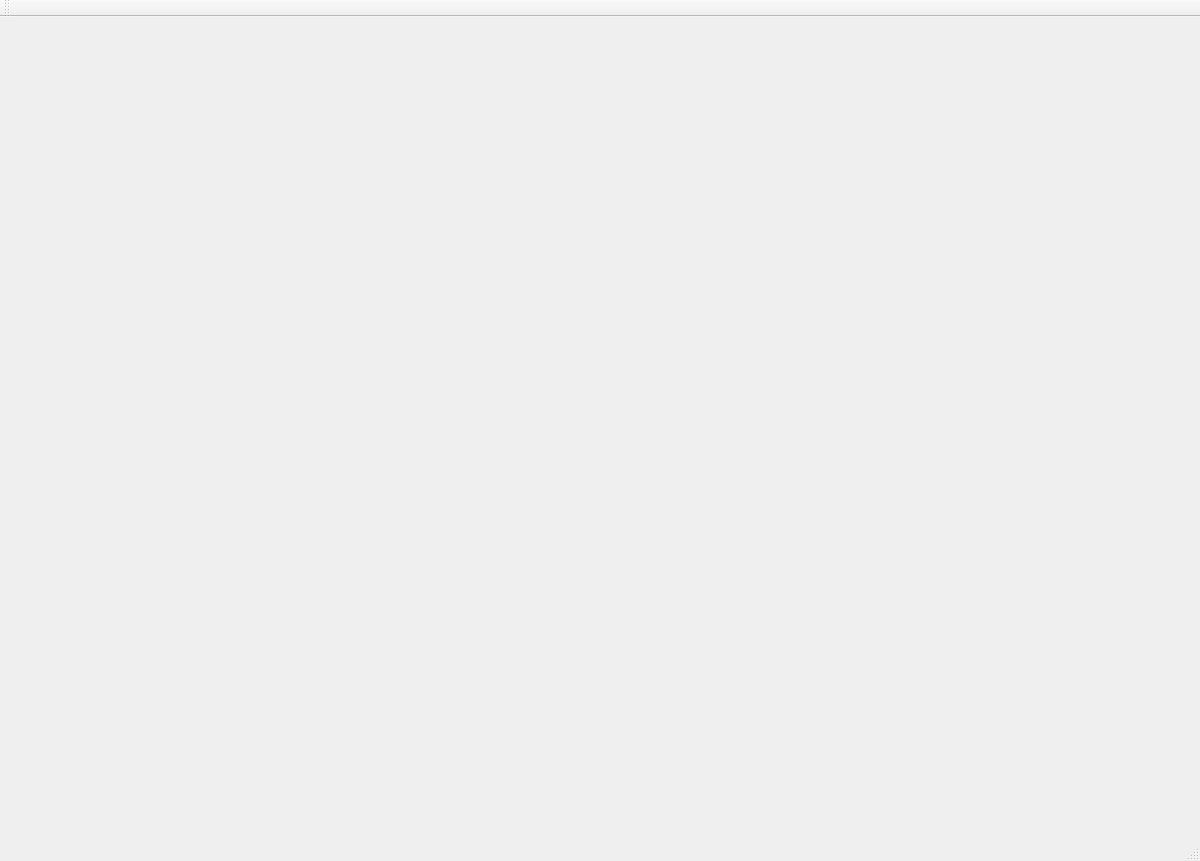
<?xml version="1.0" encoding="UTF-8"?>
<ui version="4.0">
 <class>MainView</class>
 <widget class="QMainWindow" name="MainView">
  <property name="geometry">
   <rect>
    <x>0</x>
    <y>0</y>
    <width>1200</width>
    <height>861</height>
   </rect>
  </property>
  <property name="windowTitle">
   <string>MainView</string>
  </property>
  <widget class="QWidget" name="centralWidget">
   <layout class="QVBoxLayout" name="verticalLayout">
    <item>
     <widget class="QVTKWidget" name="qvtkWidget"/>
    </item>
   </layout>
  </widget>
  <widget class="QMenuBar" name="menuBar">
   <property name="geometry">
    <rect>
     <x>0</x>
     <y>0</y>
     <width>1200</width>
     <height>22</height>
    </rect>
   </property>
  </widget>
  <widget class="QToolBar" name="mainToolBar">
   <attribute name="toolBarArea">
    <enum>TopToolBarArea</enum>
   </attribute>
   <attribute name="toolBarBreak">
    <bool>false</bool>
   </attribute>
  </widget>
  <widget class="QStatusBar" name="statusBar"/>
 </widget>
 <layoutdefault spacing="6" margin="11"/>
 <customwidgets>
  <customwidget>
   <class>QVTKWidget</class>
   <extends>QWidget</extends>
   <header>QVTKWidget.h</header>
  </customwidget>
 </customwidgets>
 <resources/>
 <connections/>
</ui>
